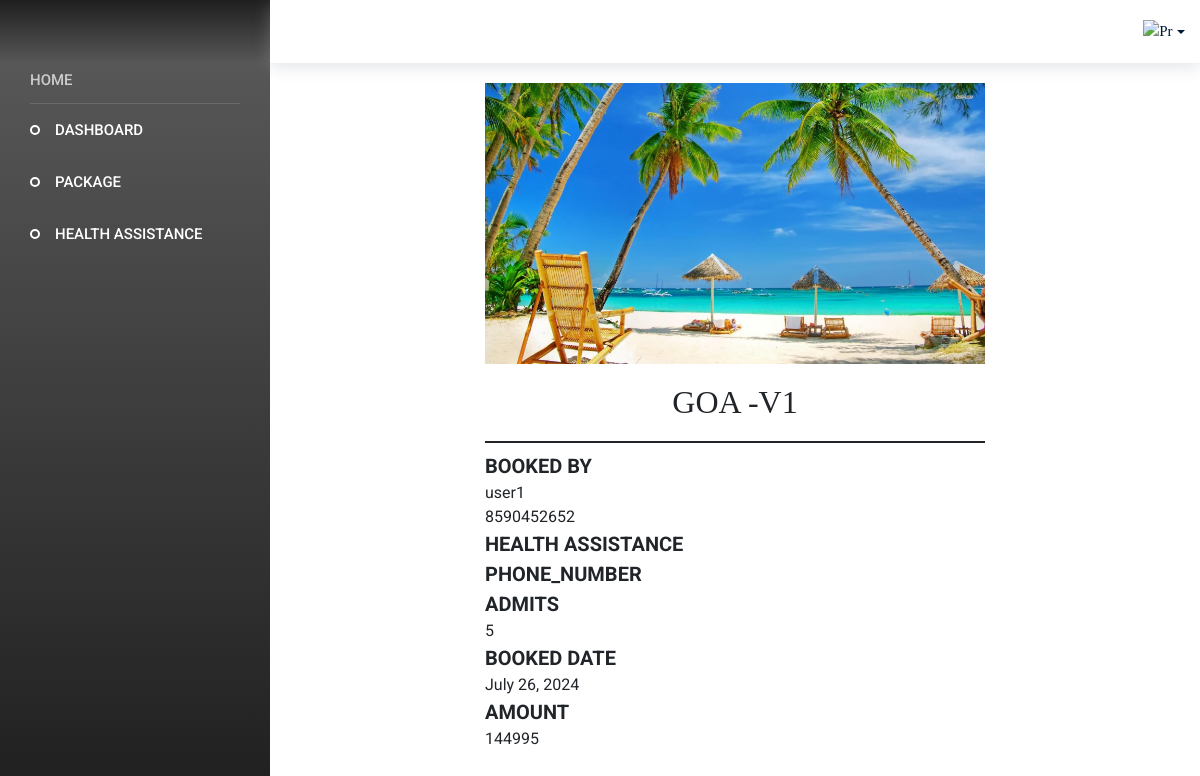
Screenshot of /rating/39 (signed in) with the database file from the repository.
### app/models.py (models this page shows, shortened)
class Booking(models.Model):
    booking_status = (
        ('booked', 'booked'),
        ('pending', 'pending'),
        ('reject', 'reject'),
        ('paid', 'paid'),
        ('approved', 'approved')
    )
    user_id = models.ForeignKey(CustomUser, on_delete=models.CASCADE)
    package_id = models.ForeignKey(Package, on_delete=models.CASCADE)
    name = models.CharField(max_length=50)
    no_of_people = models.IntegerField()
    booking_date = models.DateField()
    date = models.DateTimeField(auto_now_add=True)
    HealthAssistant_id = models.ForeignKey(HealthAssistant, on_delete=models.CASCADE,null=True, blank=True)
    status = models.CharField(choices=booking_status, default='pending', max_length=50)
    total_amount = models.IntegerField()
    rating = models.IntegerField(null=True, blank=True)
    review = models.CharField(max_length=200, null=True, blank=True)

class Package(models.Model):
    user_id = models.ForeignKey(CustomUser, on_delete=models.CASCADE)
    package_name = models.CharField(max_length=100)
    img1 = models.FileField(upload_to='package')
    img2 = models.FileField(upload_to='package')
    expiry_date = models.DateField()
    price = models.IntegerField()
    no_of_days = models.IntegerField()
    no_of_night = models.IntegerField()
    source = models.CharField(max_length=50)
    destination = models.CharField(max_length=50)
    description = models.CharField(max_length=200)
    is_active = models.BooleanField(default=False)

class CustomUser(AbstractUser):
    register_status = (
        ('approve', 'approve'),
        ('pending', 'pending'),
        ('reject', 'reject'),
    )
    phone_number = models.CharField(max_length=10)
    user_type = models.CharField(max_length=100)
    status = models.CharField(choices=register_status, default='pending', max_length=50)

### app/views.py (the view)
# urls.py: path('rating/<int:id>', views.rating, name="rating"),
@cache_control(no_cache=True, must_revalidate=True, no_store=True)
@login_required(login_url=Login)
def rating(request,id):
    booking_data = Booking.objects.get(id=id)
    print(booking_data)
    context = {
        'bookings':booking_data,
    }
    return render(request, 'Agency/rating.html', context)

### template/Agency/rating.html (shortened to what this page needs)
<!DOCTYPE html>
<html lang="en">
<head>
  {% load static %}
  <link rel="stylesheet" href="{% static 'css/materialdesignicons.min.css' %}">
  <link rel="stylesheet" href=".{% static 'css/ionicons.css' %}">
  <link rel="stylesheet" href="{% static 'css/flag-icon.min.css' %}">
  <link rel="stylesheet" href="{% static 'css/vendor.bundle.base.css' %}">
  <link rel="stylesheet" href="{% static 'css/vendor.bundle.addons.css' %}">
  <link rel="stylesheet" href="{% static 'css/style.css' %}">
  <link rel="stylesheet" href="{% static 'css/style1.css' %}">
</head>
<body>
  <div class="container-scroller">
    <nav class="navbar default-layout col-lg-12 col-12 p-0 fixed-top d-flex flex-row">
      <div class="text-center navbar-brand-wrapper d-flex align-items-top justify-content-center">
      </div>
      <div class="navbar-menu-wrapper d-flex align-items-center">
        <ul class="navbar-nav ml-auto">
          <li class="nav-item dropdown d-none d-xl-inline-block user-dropdown">
            <a class="nav-link dropdown-toggle" id="UserDropdown" data-toggle="dropdown" aria-expanded="false">
              <img class="" width="30px" src="../../static/images/prof.png" alt="Profile image"> </a>
          </li>
        </ul>
      </div>
    </nav>
    <div class="container-fluid page-body-wrapper">
      <nav class="sidebar sidebar-offcanvas" id="sidebar">
        <ul class="nav">
          <li class="nav-item nav-category">HOME</li>
          <li class="nav-item">
            <a class="nav-link" href="{% url 'agencyindex' %}">
              <span class="menu-title">DASHBOARD</span>
            </a>
          </li>
          <li class="nav-item">
            <a class="nav-link" href="{% url 'add_package' %}">
              <span class="menu-title">PACKAGE</span>
            </a>
          </li>
          <li class="nav-item">
            <a class="nav-link" href="{% url 'health_assistance' %}">
              <span class="menu-title">HEALTH ASSISTANCE</span>
            </a>
          </li>
        </ul>
      </nav>
      {% block content %}
       <div class="" style="margin-left: auto;margin-right: auto;margin-top: 20px;margin-bottom: 50px;">
<div>
        <img src={{bookings.package_id.img1.url}} width="500px" alt="">
        <h2 style="text-align: center;font-family: Cambria, Cochin, Georgia, Times, 'Times New Roman', serif;margin-top: 20px;border-bottom: 2px solid;padding-bottom: 20px;">{{bookings.package_id.package_name}}</h2>
        <div style="font-size: 20px;font-weight: bold;">BOOKED BY</div>
        <div>{{bookings.user_id.username}}</div>
        <div>{{bookings.user_id.phone_number}}</div>
        <div style="font-size: 20px;font-weight: bold;">HEALTH ASSISTANCE</div>
        <div style="font-size: 20px;font-weight: bold;">PHONE_NUMBER</div>
        <div style="font-size: 20px;font-weight: bold;">ADMITS</div>
        <div>{{bookings.no_of_people }}</div>
        <div style="font-size: 20px;font-weight: bold;">BOOKED DATE</div>
        <div>{{bookings.booking_date }}</div>
        <div style="font-size: 20px;font-weight: bold;">AMOUNT</div>
        <div>{{bookings.total_amount }}</div>
      </div>
      {% endblock %}
</body>
</html>

### static/css/style1.css (style rules this page uses)
.nav .nav-item, .navbar-nav .nav-item { line-height: 1; }
.nav .nav-item.dropdown , .navbar-nav .nav-item.dropdown { border: none; content: "\F140"; font-family: "Material Design Icons"; font-size: 20px; text-rendering: auto; line-height: inherit; vertical-align: 0; }
.navbar.default-layout { font-family: "roboto", sans-serif; background: #ffffff; transition: background 0.25s ease; -webkit-transition: background 0.25s ease; -moz-transition: background 0.25s ease; -ms-transition: background 0.25s ease; }
.navbar.default-layout .navbar-brand-wrapper { transition: width 0.25s ease, background 0.25s ease; -webkit-transition: width 0.25s ease, background 0.25s ease; -moz-transition: width 0.25s ease, background 0.25s ease; -ms-transition: width 0.25s ease, background 0.25s ease; background: linear-gradient(to top, #575757, #1f1f1f); width: 270px; height: 63px; }
.navbar.default-layout .navbar-menu-wrapper { transition: width 0.25s ease; -webkit-transition: width 0.25s ease; -moz-transition: width 0.25s ease; -ms-transition: width 0.25s ease; color: #001737; padding-left: 15px; padding-right: 15px; width: calc(100% - 270px); height: 63px; box-shadow: 0 4px 16px 0 rgba(167, 175, 183, 0.33); }
.navbar.default-layout .navbar-menu-wrapper .navbar-nav { flex-direction: row; align-items: center; }
.navbar.default-layout .navbar-menu-wrapper .navbar-nav .nav-item { margin-left: 1rem; }
.navbar.default-layout .navbar-menu-wrapper .navbar-nav .nav-item .nav-link { color: inherit; font-size: 15px; vertical-align: middle; }
.navbar.default-layout .navbar-menu-wrapper .navbar-nav .nav-item.user-dropdown { margin-left: 35px; }
.navbar.default-layout .navbar-menu-wrapper .navbar-nav .nav-item.user-dropdown:before { position: relative; top: 2px; font-size: 20px; color: grey; }
.navbar.default-layout .navbar-menu-wrapper .navbar-nav .nav-item.user-dropdown .dropdown-toggle:after { position: relative; top: 50%; }
.sidebar { min-height: calc(100vh - 63px); background: linear-gradient(to top, #1f1f1f, #575757); font-family: "roboto", sans-serif; padding: 0; width: 270px; z-index: 11; transition: width 0.25s ease, background 0.25s ease; -webkit-transition: width 0.25s ease, background 0.25s ease; -moz-transition: width 0.25s ease, background 0.25s ease; -ms-transition: width 0.25s ease, background 0.25s ease; }
.sidebar > .nav { overflow: hidden; flex-wrap: nowrap; flex-direction: column; }
.sidebar > .nav .nav-item .nav-link { align-items: center; display: flex; padding: 15px 30px 15px 55px; white-space: nowrap; color: #fff; }
.sidebar > .nav .nav-item .nav-link .menu-title { color: inherit; display: inline-block; font-size: 15px; line-height: 1; vertical-align: middle; font-weight: 500; }
.sidebar > .nav .nav-item.nav-category { color: rgba(255, 255, 255, 0.7); border-bottom: 1px solid rgba(255, 255, 255, 0.13); margin: 0 30px; font-size: 15px; font-weight: 500; padding: 10px 0px 15px 0px; }
.sidebar > .nav > .nav-item > .nav-link { height: 52px; }
.sidebar > .nav > .nav-item:not(.nav-profile) > .nav-link { position: relative; }
.sidebar > .nav > .nav-item:not(.nav-profile) > .nav-link:before { content: ""; position: absolute; left: 30px; right: 50%; width: 10px; height: 10px; border-radius: 100%; border: 2px solid #fff; display: block; }
.sidebar > .nav:not(.sub-menu) > .nav-item > .nav-link { background: transparent; transition-duration: 0.3s; transition-timing-function: "ease-in-out"; transition-property: "background", "color", "box-shadow", "padding"; }
.navbar.fixed-top + .page-body-wrapper { padding-top: 63px; }
.page-body-wrapper { min-height: calc(100vh - 63px); display: flex; flex-direction: row; padding-left: 0; padding-right: 0; }
.container-scroller { overflow: hidden; }

### rows the page displays
Booking: package_id.img1 (picture), package_id.package_name "GOA -V1", user_id.username "user1", user_id.phone_number "8590452652", no_of_people "5", booking_date "July 26, 2024", total_amount "144995"
